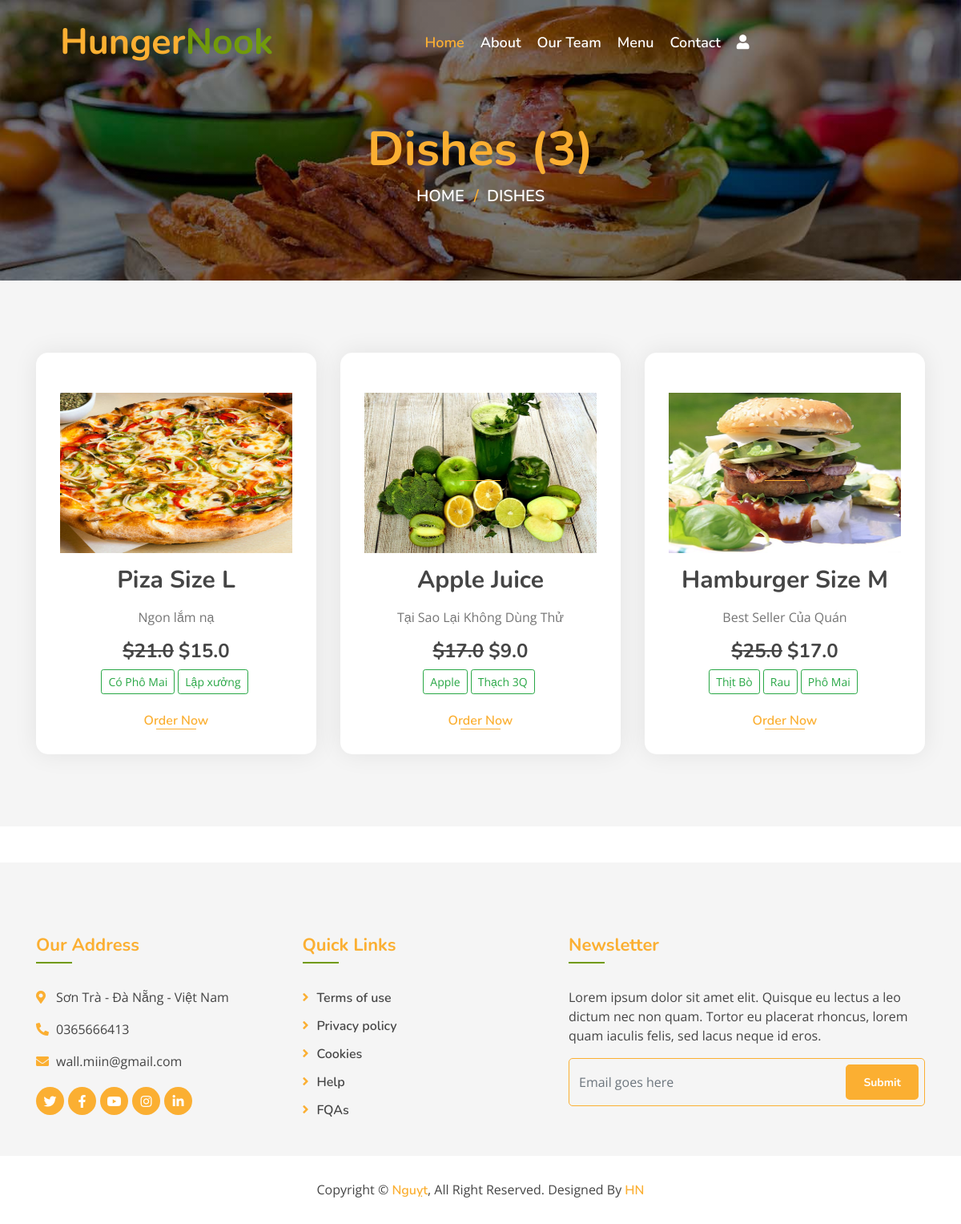
Screenshot of /dishes/ with the database file from the repository.
### myapp/models.py (models this page shows, shortened)
class Dish(models.Model):
    name = models.CharField(max_length=200, unique=True)
    image = models.ImageField(upload_to='dishes/%Y/%m/%d')
    ingredients = models.TextField()
    details = models.TextField(blank=True)
    category = models.ForeignKey(Category, on_delete=models.CASCADE)
    price = models.FloatField()
    discounted_price = models.FloatField(blank=True)
    is_available = models.BooleanField(default=True)
    added_on = models.DateTimeField(auto_now_add=True)
    updated_on = models.DateTimeField(auto_now=True)
    class Meta:
        verbose_name_plural ="Dish Table"

### myapp/views.py (the view)
# urls.py: path('dishes/',views.all_dishes,name="all_dishes"),
def all_dishes(request):
    context={}
    dishes = Dish.objects.all()
    if "q" in request.GET:
        id = request.GET.get("q")
        dishes = Dish.objects.filter(category__id=id)
        context['dish_category'] = Category.objects.get(id=id).name
    context['dishes'] = dishes
    return render(request,'all_dishes.html', context)

### template/all_dishes.html (shortened to what this page needs)
{% extends "base.html" %}
{% block content %}
<div class="page-header mb-0">
    <div class="container">
        <div class="row">
            <div class="col-12">
                <h2>{% if dish_category %} {{dish_category}} {% else %}Dishes {% endif %}({{dishes|length}})</h2>
            </div>
            <div class="col-12">
                <a href="/">Home</a>
                <a href="/dishes">Dishes</a>
            </div>
        </div>
    </div>
</div>
<div class="food mt-0">
    <div class="container">
        <div class="row align-items-center">
        {% for i in dishes %}
            <div class="col-md-4">
                {% if i.is_available %}
                <div class="food-item">
                {% else %}
                <div class="food-item" style="background-color: lightgray;">
                {% endif %}
                    <a href="/media/{{i.image}}" target="_blank"><img src="/media/{{i.image}}" style="height: 200px;width: 100%;"></a>
                    <h2 class="my-3">{{i.name}}</h2>
                    <p>
                        {{i.details}}
                    </p>
                    <h4 class="menu-text" style="font-weight: normal;">
                        {% if i.price != i.discounted_price %}
                            <strong><del>&dollar;{{i.price}}</del></strong>
                        {% endif %}
                            <strong>&dollar;{{i.discounted_price}}</strong>
                    </h4>
                    <p>
                    </p>
                    {% if i.is_available %}
                    <a href="{% url 'dish' id=i.id %}">Order Now</a>
                    {% else %}
                        <p class="text-danger">Not Available for delivery!</p>
                    {% endif %}
                </div>
            </div>
        {% endfor %}
        </div>
    </div>
</div>
{% endblock %}

### template/base.html (shortened to what this page needs)
<!DOCTYPE html>
{% load static %}
<html lang="en">
<head>
    <link href="https://stackpath.bootstrapcdn.com/bootstrap/4.4.1/css/bootstrap.min.css" rel="stylesheet">
    <link href="https://cdnjs.cloudflare.com/ajax/libs/font-awesome/5.10.0/css/all.min.css" rel="stylesheet">
    <link href="/static/lib/animate/animate.min.css" rel="stylesheet">
    <link href="/static/lib/owlcarousel/assets/owl.carousel.min.css" rel="stylesheet">
    <link href="/static/lib/flaticon/font/flaticon.css" rel="stylesheet">
    <link href="/static/lib/tempusdominus/css/tempusdominus-bootstrap-4.min.css" rel="stylesheet" />
    <link href="/static/css/style.css" rel="stylesheet">
</head>
<body>
    <div class="navbar navbar-expand-lg bg-light navbar-light">
        <div class="container-fluid">
            <a href="{% url 'index' %}" class="navbar-brand">Hunger<span>Nook</span></a>
            <div class="collapse navbar-collapse justify-content-between" id="navbarCollapse">
                <div class="navbar-nav mx-auto">
                    <a href="{% url 'index' %}" class="nav-item nav-link active">Home</a>
                    <a href="{% url 'about' %}" class="nav-item nav-link">About</a>
                    <a href="{% url 'team' %}" class="nav-item nav-link">Our Team</a>
                    <a href="{% url 'all_dishes' %}" class="nav-item nav-link">Menu</a>
                    <a href="{% url 'contact' %}" class="nav-item nav-link">Contact</a>
                    {% if user.is_authenticated %}
                    <div class="nav-item dropdown">
                        <a href="#" class="nav-link dropdown-toggle" data-toggle="dropdown"><i
                                class="fas fa-user"></i></a>
                        <div class="dropdown-menu">
                            {% if user.is_superuser or user.is_staff %}
                            <a href="{% url 'admin:index' %}" class="dropdown-item">Dashboard</a>
                            {% else %}
                            <a href="{% url 'dashboard' %}" class="dropdown-item">Dashboard</a>
                            {% endif %}
                            <a href="{% url 'logout' %}" class="dropdown-item">Logout</a>
                        </div>
                    </div>
                    {% else %}
                    <a href="{% url 'register' %}" class="nav-link"><i class="fas fa-user"></i></a>
                    {% endif %}
                </div>
            </div>
        </div>
    </div>
    {% block content %}
    {% endblock %}
    <div class="footer">
        <div class="container">
            <div class="row">
                <div class="col-lg-7">
                    <div class="row">
                        <div class="col-md-6">
                            <div class="footer-contact">
                                <h2>Our Address</h2>
                                <p><i class="fa fa-map-marker-alt"></i>Sơn Trà - Đà Nẵng - Việt Nam</p>
                                <p><i class="fa fa-phone-alt"></i>0365666413</p>
                                <p><i class="fa fa-envelope"></i>wall.miin@gmail.com</p>
                                <div class="footer-social">
                                    <a href=""><i class="fab fa-twitter"></i></a>
                                    <a href="https://www.facebook.com/wall.miin" target="_blank"><i
                                            class="fab fa-facebook-f"></i></a>
                                    <a href="https://www.youtube.com/@wallmiin"><i class="fab fa-youtube"></i></a>
                                    <a href="https://www.instagram.com/wall.miin/"><i class="fab fa-instagram"></i></a>
                                    <a href=""><i class="fab fa-linkedin-in"></i></a>
                                </div>
                            </div>
                        </div>
                        <div class="col-md-6">
                            <div class="footer-link">
                                <h2>Quick Links</h2>
                                <a href="">Terms of use</a>
                                <a href="">Privacy policy</a>
                                <a href="">Cookies</a>
                                <a href="">Help</a>
                                <a href="">FQAs</a>
                            </div>
                        </div>
                    </div>
                </div>
                <div class="col-lg-5">
                    <div class="footer-newsletter">
                        <h2>Newsletter</h2>
                        <p>
                            Lorem ipsum dolor sit amet elit. Quisque eu lectus a leo dictum nec non quam. Tortor eu
                            placerat rhoncus, lorem quam iaculis felis, sed lacus neque id eros.
                        </p>
                        <div class="form">
                            <input class="form-control" placeholder="Email goes here">
                            <button class="btn custom-btn">Submit</button>
                        </div>
                    </div>
                </div>
            </div>
        </div>
        <div class="copyright">
            <div class="container">
                <p>Copyright &copy; <a href="#">Nguỵt</a>, All Right Reserved.</p>
                <p>Designed By <a href="https://htmlcodex.com">HN</a></p>
            </div>
        </div>
    </div>
</body>
</html>

### rows the page displays
Dish: image (picture), name "Piza Size L", details "Ngon lắm nạ", price "21.0", discounted_price "15.0", is_available "Order Now"
Dish: image (picture), name "Apple Juice", details "Tại Sao Lại Không Dùng Thử", price "17.0", discounted_price "9.0", is_available "Order Now"
Dish: image (picture), name "Hamburger Size M", details "Best Seller Của Quán", price "25.0", discounted_price "17.0", is_available "Order Now"

### other values shown
{{ dishes|length }} "3"
